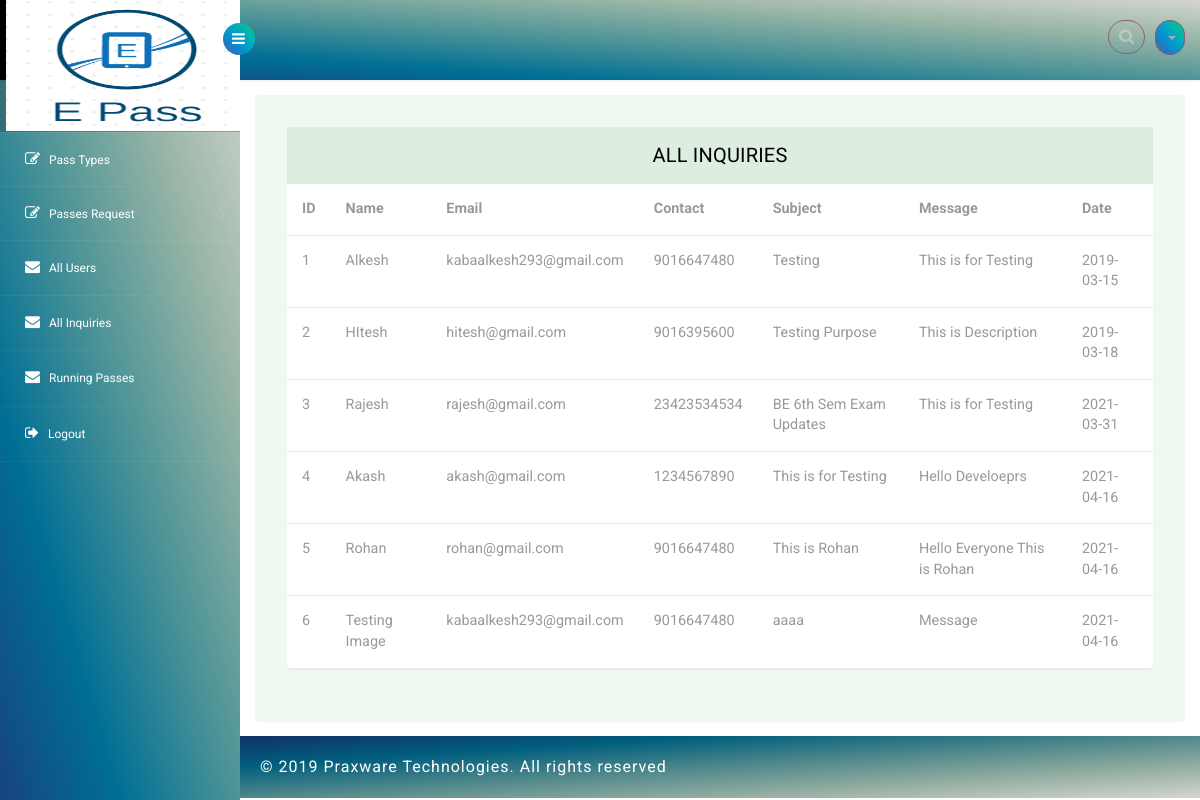
/Admin/inquiry.php, run on the app's committed database.
### tables this page shows
CREATE TABLE `inquiry` (
  `id` int(11) NOT NULL,
  `name` varchar(30) NOT NULL,
  `email` varchar(30) NOT NULL,
  `contact` bigint(10) NOT NULL,
  `subject` varchar(255) NOT NULL,
  `message` text NOT NULL,
  `date` date NOT NULL
);

### Admin/inquiry.php (the view, shortened to what this page needs)
<?php
include 'inc/connection.php';
$result= $con->query("select * from inquiry");
?>
<!DOCTYPE html>
<head>
<link rel="stylesheet" href="css/bootstrap.min.css" >
<link href="css/style.css" rel='stylesheet' type='text/css' />
<link href="css/style-responsive.css" rel="stylesheet"/>
<link rel="stylesheet" href="css/font.css" type="text/css"/>
<link href="css/font-awesome.css" rel="stylesheet">
</head>
<body>
<section id="container">
<?php include 'inc/header.php';?>
<?php include 'inc/sidebar.php';?>
<section id="main-content">
	<section class="wrapper">
		<div class="table-agile-info">
 <div class="panel panel-default">
    <div class="panel-heading">
     All Inquiries
    </div>
    <div>
      <table class="table" ui-jq="footable" ui-options='{
        "paging": {
          "enabled": true
        },
        "filtering": {
          "enabled": true
        },
        "sorting": {
          "enabled": true
        }}'>
        <thead>
          <tr>
            <th data-breakpoints="xs">ID</th>
            <th>Name</th>
            <th>Email</th>
            <th>Contact</th>
            <th>Subject</th>
            <th>Message</th>
            <th>Date</th>
          </tr>
        </thead>
        <tbody>
            <?php
            while($row=$result->fetch_object())
            {
                ?>
                <tr>
                    <td><?php echo $row->id;?></td>
                    <td><?php echo $row->name;?></td>
                    <td><?php echo $row->email;?></td>
                    <td><?php echo $row->contact;?></td>
                    <td><?php echo $row->subject;?></td>
                    <td><?php echo $row->message;?></td>
                    <td><?php echo $row->date;?></td>
                </tr>
                <?php
            }
            ?>
        </tbody>
      </table>
    </div>
  </div>
</div>
</section>
		  <?php include 'inc/footer.php';?>
</section>
</section>
</body>
</html>

### Admin/css/style.css (style rules this page uses)
html, body { font-family: 'Roboto', sans-serif; font-size: 100%; overflow-x: hidden; background-size:cover; }
#main-content { margin-left:240px; -webkit-transition:all .3s ease-in-out; -moz-transition:all .3s ease-in-out; -o-transition:all .3s ease-in-out; transition:all .3s ease-in-out; }
.wrapper { display:inline-block; margin-top:80px; padding:15px; width:100%; }
.panel-heading { position: relative; height: 57px; line-height: 57px; letter-spacing: 0.2px; color: #000; font-size: 18px; font-weight: 400; padding: 0 16px; background:#ddede0; border-top-right-radius: 2px; border-top-left-radius: 2px; text-transform: uppercase; text-align: center; }
.panel { border: none ! important; }
.table>thead>tr>th { border-bottom: 1px solid #e1ab91 ! important; }
.table>tbody>tr>td, .table>tbody>tr>th, .table>tfoot>tr>td, .table>tfoot>tr>th, .table>thead>tr>td, .table>thead>tr>th { border-bottom: 1px solid #e9e9e9 ! important; }
.table > thead > tr > th, .table > tbody > tr > th, .table > tfoot > tr > th, .table > thead > tr > td, .table > tbody > tr > td, .table > tfoot > tr > td { border-top: none !important; }
.table td, .table>tbody>tr>td, .table>tbody>tr>th, .table>tfoot>tr>td, .table>tfoot>tr>th, .table>thead>tr>td, .table>thead>tr>th { padding: 15px!important; }
.table > thead > tr > th, .table > tbody > tr > th, .table > tfoot > tr > th, .table > thead > tr > td, .table > tbody > tr > td, .table > tfoot > tr > td { font-size: 0.9em; color: #999; border-top: none !important; }
.table-agile-info { background: #eef9f0; padding: 2em; border-radius: 4px; -webkit-box-shadow: 0 1px 1px rgba(0,0,0,.05); box-shadow: 0 1px 1px rgba(0,0,0,.05); }
.panel-default>.panel-heading { color: #000000 ! important; background-color: #ddede0 ! important; border-color: #ddede0 ! important; font-size: 20px; }

### data on the page
inquiry: id "1", name "Alkesh", email "kabaalkesh293@gmail.com", contact "9016647480", subject "Testing", message "This is for Testing", date "2019-03-15"
inquiry: id "2", name "HItesh", email "hitesh@gmail.com", contact "9016395600", subject "Testing Purpose", message "This is Description", date "2019-03-18"
inquiry: id "3", name "Rajesh", email "rajesh@gmail.com", contact "23423534534", subject "BE 6th Sem Exam Updates", message "This is for Testing", date "2021-03-31"
inquiry: id "4", name "Akash", email "akash@gmail.com", contact "1234567890", subject "This is for Testing", message "Hello Develoeprs", date "2021-04-16"
inquiry: id "5", name "Rohan", email "rohan@gmail.com", contact "9016647480", subject "This is Rohan", message "Hello Everyone This is Rohan", date "2021-04-16"
inquiry: id "6", name "Testing Image", email "kabaalkesh293@gmail.com", contact "9016647480", subject "aaaa", message "Message", date "2021-04-16"
